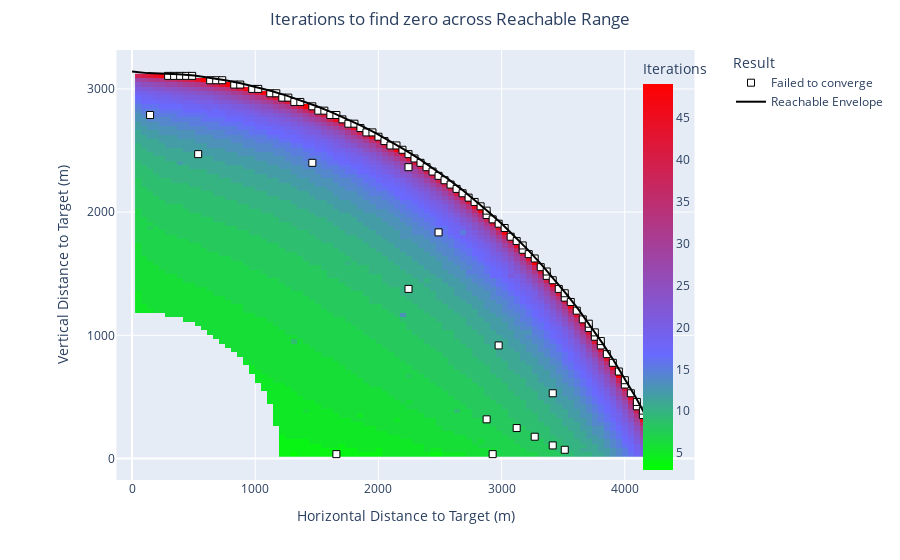

Notebook cell for this chart:
### Code cell
results = []
df = pd.DataFrame(big_sample)
for i, point in tqdm(df.iterrows(), total=len(df)):
    results.append(zero_test_sensitivity_limit(point['x'], point['y'], sensitivity_limit=0.0))
sensitivity_positive_df = pd.DataFrame(results)
sensitivity_positive_df.to_csv('ZeroSensitivityPositive.csv')
p = plot_test_results(sensitivity_positive_df, envelope_df)
p.write_html('ZeroSensitivityPositiveChart.html')

### Figure 1 — Plotly figure (JSON) as saved in the notebook; plotly's stock layout.template omitted (floating-point values rounded to 4 significant figures; data arrays with more than 128 entries replaced by an {"elided": "..."} marker saying what was removed)
{"data": [{"colorbar": {"title": {"text": "Iterations"}, "x": 0.85}, "colorscale": [[0, "#00FF00"], [0.3, "#6969FF"], [1, "#FF0000"]], "hoverongaps": false, "hovertemplate": "x: %{x}<br>y: %{y}<br>iterations: %{z}<extra></extra>", "name": "Converged", "type": "heatmap", "x": [48.79, 97.58, 146.4, 195.2, 244.0, 292.8, 341.5, 390.3, 439.1, 487.9, 536.7, 585.5, 634.3, 683.1, 731.9, 780.7, 829.5, 878.3, 927.0, 975.8, 1025.0, 1073.0, 1122.0, 1171.0, 1220.0, 1269.0, 1317.0, 1366.0, 1415.0, 1464.0, 1513.0, 1561.0, 1610.0, 1659.0, 1708.0, 1757.0, 1805.0, 1854.0, 1903.0, 1952.0, 2000.0, 2049.0, 2098.0, 2147.0, 2196.0, 2244.0, 2293.0, 2342.0, 2391.0, 2440.0, 2488.0, 2537.0, 2586.0, 2635.0, 2684.0, 2732.0, 2781.0, 2830.0, 2879.0, 2928.0, 2976.0, 3025.0, 3074.0, 3123.0, 3171.0, 3220.0, 3269.0, 3318.0, 3367.0, 3415.0, 3464.0, 3513.0, 3562.0, 3611.0, 3659.0, 3708.0, 3757.0, 3806.0, 3855.0, 3903.0, 3952.0, 4001.0, 4050.0, 4099.0, 4147.0, 4196.0, 4245.0, 4294.0], "y": [35.3, 70.6, 105.9, 141.2, 176.5, 211.8, 247.1, 282.4, 317.7, 353.0, 388.3, 423.6, 458.9, 494.2, 529.5, 564.8, 600.1, 635.4, 670.7, 706.0, 741.2, 776.5, 811.8, 847.1, 882.4, 917.7, 953.0, 988.3, 1024.0, 1059.0, 1094.0, 1130.0, 1165.0, 1200.0, 1235.0, 1271.0, 1306.0, 1341.0, 1377.0, 1412.0, 1447.0, 1482.0, 1518.0, 1553.0, 1588.0, 1624.0, 1659.0, 1694.0, 1730.0, 1765.0, 1800.0, 1835.0, 1871.0, 1906.0, 1941.0, 1977.0, 2012.0, 2047.0, 2083.0, 2118.0, 2153.0, 2188.0, 2224.0, 2259.0, 2294.0, 2330.0, 2365.0, 2400.0, 2436.0, 2471.0, 2506.0, 2541.0, 2577.0, 2612.0, 2647.0, 2683.0, 2718.0, 2753.0, 2789.0, 2824.0, 2859.0, 2894.0, 2930.0, 2965.0, 3000.0, 3036.0, 3071.0, 3106.0], "z": {"elided": "88x88 float values"}}, {"hoverinfo": "text", "marker": {"color": "white", "line": {"color": "black", "width": 1}, "size": 7, "symbol": "square"}, "mode": "markers", "name": "Failed to converge", "text": ["x: 146.38<br>y: 2788.51<br>Distance non-convergent. Vertical error 0.013714188533413108 feet with 1.527415rad elevation, after 13 iterations.", "x: 292.75<br>y: 3106.19<br>Max iterations reached", "x: 341.54<br>y: 3106.19<br>Max iterations reached", "x: 390.33<br>y: 3106.19<br>Max iterations reached", "x: 439.13<br>y: 3106.19<br>Max iterations reached", "x: 487.92<br>y: 3106.19<br>Max iterations reached", "x: 536.71<br>y: 2470.83<br>Max iterations reached", "x: 634.29<br>y: 3070.89<br>Max iterations reached", "x: 683.08<br>y: 3070.89<br>Max iterations reached", "x: 731.88<br>y: 3070.89<br>Max iterations reached", "x: 829.46<br>y: 3035.59<br>Max iterations reached", "x: 878.25<br>y: 3035.59<br>Max iterations reached", "x: 975.84<br>y: 3000.29<br>Max iterations reached", "x: 1024.63<br>y: 3000.29<br>Max iterations reached", "x: 1122.21<br>y: 2965.00<br>Max iterations reached", "x: 1171.00<br>y: 2965.00<br>Distance non-convergent. Vertical error 0.05783612802224525 feet with 1.314818rad elevation, after 49 iterations.", "x: 1219.79<br>y: 2929.70<br>Max iterations reached", "x: 1268.59<br>y: 2929.70<br>Max iterations reached", "x: 1317.38<br>y: 2894.40<br>Max iterations reached", "x: 1366.17<br>y: 2894.40<br>Max iterations reached", "x: 1463.75<br>y: 2400.24<br>Error non-convergent. Vertical error 0.0002298067074661958 feet with 1.111345rad elevation, after 21 iterations.", "x: 1463.75<br>y: 2859.10<br>Max iterations reached", "x: 1512.55<br>y: 2823.81<br>Max iterations reached", "x: 1561.34<br>y: 2823.81<br>Max iterations reached", "x: 1610.13<br>y: 2788.51<br>Max iterations reached", "x: 1658.92<br>y: 35.30<br>Max iterations reached", "x: 1658.92<br>y: 2788.51<br>Max iterations reached", "x: 1707.71<br>y: 2753.21<br>Max iterations reached", "x: 1756.50<br>y: 2717.91<br>Max iterations reached", "x: 1805.30<br>y: 2717.91<br>Max iterations reached", "x: 1854.09<br>y: 2682.62<br>Max iterations reached", "x: 1902.88<br>y: 2647.32<br>Max iterations reached", "x: 1951.67<br>y: 2647.32<br>Max iterations reached", "x: 2000.46<br>y: 2612.02<br>Max iterations reached", "x: 2049.25<br>y: 2576.72<br>Max iterations reached", "x: 2098.05<br>y: 2541.43<br>Max iterations reached", "x: 2146.84<br>y: 2541.43<br>Max iterations reached", "x: 2195.63<br>y: 2506.13<br>Max iterations reached", "x: 2244.42<br>y: 1376.61<br>Error non-convergent. Vertical error 0.00494980207304252 feet with 0.662854rad elevation, after 13 iterations.", "x: 2244.42<br>y: 2364.94<br>Distance non-convergent. Vertical error 0.01922105653466133 feet with 1.006045rad elevation, after 24 iterations.", "x: 2244.42<br>y: 2470.83<br>Max iterations reached", "x: 2293.21<br>y: 2435.53<br>Max iterations reached", "x: 2342.01<br>y: 2400.24<br>Max iterations reached", "x: 2390.80<br>y: 2364.94<br>Max iterations reached", "x: 2439.59<br>y: 2329.64<br>Max iterations reached", "x: 2488.38<br>y: 1835.47<br>Distance non-convergent. Vertical error 0.013006325069000013 feet with 0.805687rad elevation, after 14 iterations.", "x: 2488.38<br>y: 2294.34<br>Max iterations reached", "x: 2537.17<br>y: 2259.05<br>Max iterations reached", "x: 2585.96<br>y: 2223.75<br>Max iterations reached", "x: 2634.76<br>y: 2188.45<br>Max iterations reached", "x: 2683.55<br>y: 2153.15<br>Max iterations reached", "x: 2732.34<br>y: 2117.86<br>Max iterations reached", "x: 2781.13<br>y: 2082.56<br>Max iterations reached", "x: 2829.92<br>y: 2047.26<br>Max iterations reached", "x: 2878.71<br>y: 317.68<br>Max iterations reached", "x: 2878.71<br>y: 1976.66<br>Max iterations reached", "x: 2878.71<br>y: 2011.96<br>Max iterations reached", "x: 2927.51<br>y: 35.30<br>Error non-convergent. Vertical error 0.002984876358937072 feet with 0.170493rad elevation, after 13 iterations.", "x: 2927.51<br>y: 1941.37<br>Max iterations reached", "x: 2976.30<br>y: 917.74<br>Error non-convergent. Vertical error 0.006330789941330295 feet with 0.486984rad elevation, after 18 iterations.", "x: 2976.30<br>y: 1906.07<br>Max iterations reached", "x: 3025.09<br>y: 1870.77<br>Max iterations reached", "x: 3073.88<br>y: 1800.18<br>Max iterations reached", "x: 3122.67<br>y: 247.08<br>Max iterations reached", "x: 3122.67<br>y: 1764.88<br>Max iterations reached", "x: 3171.47<br>y: 1694.28<br>Max iterations reached", "x: 3171.47<br>y: 1729.58<br>Max iterations reached", "x: 3220.26<br>y: 1658.99<br>Max iterations reached", "x: 3269.05<br>y: 176.49<br>Max iterations reached", "x: 3269.05<br>y: 1623.69<br>Max iterations reached", "x: 3317.84<br>y: 1553.09<br>Max iterations reached", "x: 3366.63<br>y: 1482.50<br>Max iterations reached", "x: 3366.63<br>y: 1517.80<br>Max iterations reached", "x: 3415.42<br>y: 105.89<br>Max iterations reached", "x: 3415.42<br>y: 529.46<br>Max iterations reached", "x: 3415.42<br>y: 1447.20<br>Max iterations reached", "x: 3464.22<br>y: 1376.61<br>Max iterations reached", "x: 3513.01<br>y: 70.60<br>Max iterations reached", "x: 3513.01<br>y: 1306.01<br>Max iterations reached", "x: 3513.01<br>y: 1341.31<br>Max iterations reached", "x: 3561.80<br>y: 1270.71<br>Max iterations reached", "x: 3610.59<br>y: 1200.12<br>Max iterations reached", "x: 3659.38<br>y: 1129.52<br>Max iterations reached", "x: 3708.17<br>y: 1058.93<br>Max iterations reached", "x: 3708.17<br>y: 1094.23<br>Max iterations reached", "x: 3756.97<br>y: 988.33<br>Max iterations reached", "x: 3756.97<br>y: 1023.63<br>Max iterations reached", "x: 3805.76<br>y: 917.74<br>Max iterations reached", "x: 3805.76<br>y: 953.03<br>Max iterations reached", "x: 3854.55<br>y: 847.14<br>Max iterations reached", "x: 3903.34<br>y: 776.55<br>Distance non-convergent. Vertical error 0.018744819943094626 feet with 0.67111rad elevation, after 31 iterations.", "x: 3952.13<br>y: 705.95<br>Max iterations reached", "x: 4000.93<br>y: 600.06<br>Max iterations reached", "x: 4000.93<br>y: 635.36<br>Max iterations reached", "x: 4049.72<br>y: 529.46<br>Max iterations reached", "x: 4098.51<br>y: 423.57<br>Max iterations reached", "x: 4098.51<br>y: 458.87<br>Max iterations reached", "x: 4147.30<br>y: 352.98<br>Max iterations reached", "x: 4147.30<br>y: 388.27<br>Max iterations reached", "x: 4196.09<br>y: 247.08<br>Max iterations reached", "x: 4196.09<br>y: 282.38<br>Max iterations reached", "x: 4244.88<br>y: 176.49<br>Max iterations reached", "x: 4293.68<br>y: 70.60<br>Max iterations reached"], "type": "scatter", "x": [146.4, 292.8, 341.5, 390.3, 439.1, 487.9, 536.7, 634.3, 683.1, 731.9, 829.5, 878.3, 975.8, 1025.0, 1122.0, 1171.0, 1220.0, 1269.0, 1317.0, 1366.0, 1464.0, 1464.0, 1513.0, 1561.0, 1610.0, 1659.0, 1659.0, 1708.0, 1757.0, 1805.0, 1854.0, 1903.0, 1952.0, 2000.0, 2049.0, 2098.0, 2147.0, 2196.0, 2244.0, 2244.0, 2244.0, 2293.0, 2342.0, 2391.0, 2440.0, 2488.0, 2488.0, 2537.0, 2586.0, 2635.0, 2684.0, 2732.0, 2781.0, 2830.0, 2879.0, 2879.0, 2879.0, 2928.0, 2928.0, 2976.0, 2976.0, 3025.0, 3074.0, 3123.0, 3123.0, 3171.0, 3171.0, 3220.0, 3269.0, 3269.0, 3318.0, 3367.0, 3367.0, 3415.0, 3415.0, 3415.0, 3464.0, 3513.0, 3513.0, 3513.0, 3562.0, 3611.0, 3659.0, 3708.0, 3708.0, 3757.0, 3757.0, 3806.0, 3806.0, 3855.0, 3903.0, 3952.0, 4001.0, 4001.0, 4050.0, 4099.0, 4099.0, 4147.0, 4147.0, 4196.0, 4196.0, 4245.0, 4294.0], "y": [2789.0, 3106.0, 3106.0, 3106.0, 3106.0, 3106.0, 2471.0, 3071.0, 3071.0, 3071.0, 3036.0, 3036.0, 3000.0, 3000.0, 2965.0, 2965.0, 2930.0, 2930.0, 2894.0, 2894.0, 2400.0, 2859.0, 2824.0, 2824.0, 2789.0, 35.3, 2789.0, 2753.0, 2718.0, 2718.0, 2683.0, 2647.0, 2647.0, 2612.0, 2577.0, 2541.0, 2541.0, 2506.0, 1377.0, 2365.0, 2471.0, 2436.0, 2400.0, 2365.0, 2330.0, 1835.0, 2294.0, 2259.0, 2224.0, 2188.0, 2153.0, 2118.0, 2083.0, 2047.0, 317.7, 1977.0, 2012.0, 35.3, 1941.0, 917.7, 1906.0, 1871.0, 1800.0, 247.1, 1765.0, 1694.0, 1730.0, 1659.0, 176.5, 1624.0, 1553.0, 1482.0, 1518.0, 105.9, 529.5, 1447.0, 1377.0, 70.6, 1306.0, 1341.0, 1271.0, 1200.0, 1130.0, 1059.0, 1094.0, 988.3, 1024.0, 917.7, 953.0, 847.1, 776.5, 706.0, 600.1, 635.4, 529.5, 423.6, 458.9, 353.0, 388.3, 247.1, 282.4, 176.5, 70.6]}, {"line": {"color": "black", "width": 2}, "mode": "lines", "name": "Reachable Envelope", "type": "scatter", "x": [4342.0, 4260.0, 4176.0, 4089.0, 4000.0, 3909.0, 3816.0, 3721.0, 3624.0, 3525.0, 3425.0, 3322.0, 3219.0, 3113.0, 3006.0, 2897.0, 2787.0, 2676.0, 2563.0, 2450.0, 2335.0, 2218.0, 2101.0, 1983.0, 1864.0, 1743.0, 1622.0, 1501.0, 1378.0, 1255.0, 1131.0, 1007.0, 882.2, 756.9, 631.3, 505.4, 378.8, 252.3, 126.1, 1.924e-13], "y": [0.0, 171.7, 337.1, 496.5, 650.1, 798.0, 940.6, 1078.0, 1210.0, 1337.0, 1459.0, 1577.0, 1689.0, 1797.0, 1901.0, 2000.0, 2095.0, 2185.0, 2271.0, 2353.0, 2430.0, 2504.0, 2573.0, 2639.0, 2700.0, 2757.0, 2810.0, 2859.0, 2904.0, 2946.0, 2983.0, 3016.0, 3046.0, 3071.0, 3093.0, 3110.0, 3120.0, 3125.0, 3129.0, 3141.0]}], "layout": {"legend": {"title": {"text": "Result"}, "traceorder": "normal", "x": 1, "y": 1}, "margin": {"t": 50}, "showlegend": true, "title": {"text": "Iterations to find zero across Reachable Range", "x": 0.5}, "xaxis": {"constrain": "domain", "title": {"text": "Horizontal Distance to Target (m)"}}, "yaxis": {"dtick": 1000, "scaleanchor": "x", "scaleratio": 1, "title": {"text": "Vertical Distance to Target (m)"}}}}
